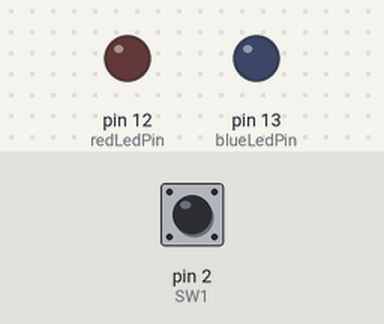
Simulated run of this sketch. Board: Arduino Uno, built with avr-gcc and run on an emulated ATmega328P. Parts: output pins drawn as LEDs (lit = HIGH). Dashed ring = blinking. Inputs (shaded band) come from the test bench; at power-on: pin 2 (SW1) HIGH. Random numbers use the default seed unless the sketch sets one.

Above: at 1.2 s.
1.3 s: pin 2 (SW1) pulled LOW for 3.2 s
At 3.1 s:
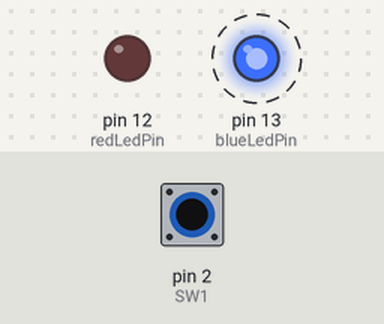
6.8 s: pin 2 (SW1) pulled LOW for 3.2 s
At 9.8 s:
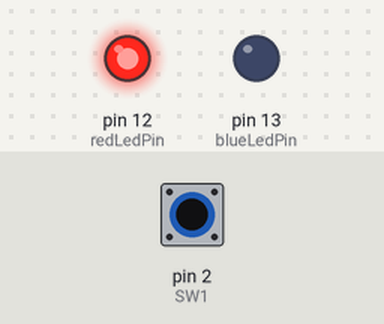
12.3 s: pin 2 (SW1) pulled LOW for 0.15 s
At 15.1 s:
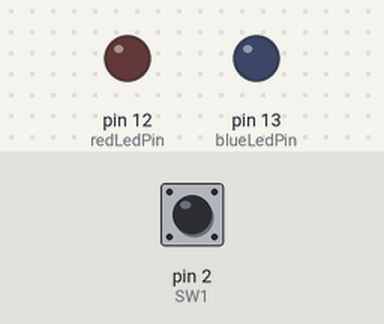
15.4 s: pin 2 (SW1) pulled LOW for 1 s
At 16.0 s:
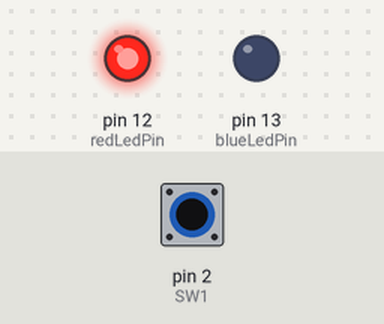
Timing chart, 0 to 18.9 s (numbered marks = the images above; inputs shaded):
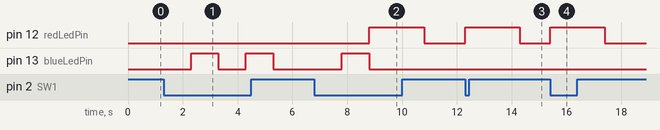

The sketch:

Lab006L41.ino
```cpp
/*
Name:		Lab006L41.ino
Created:	5/30/2018 9:02:06 PM
Author:	chris
*/

int redLedPin = 12;  //The red LED is connected pin 12 of the Arduino.
int blueLedPin = 13;  //The green LED is connected pin 13 of the Arduino.

int SW1 = 2;    //The SW1 button is connect to pin 2 of the Arduino.

int lightArray[] = { redLedPin, blueLedPin };
int numLights = sizeof(lightArray) / sizeof(lightArray[0]);
int waitTime = 1000;

void setup() { //The Setup function runs once.
	pinMode(redLedPin, OUTPUT);  //Setup red LED pin as an output pin.
	pinMode(blueLedPin, OUTPUT);  //Setup blue LED pin as an output pin.
	pinMode(SW1, INPUT);  //Setup button1 pin as an input pin.
}

void loop() { //The loop function runs forever.

	if (digitalRead(SW1) == LOW) {
		long coinFlip = rand() % 2;

		Serial.println(coinFlip);

		toggleLight(coinFlip);
	}

}

void lightsOff() {
	Serial.print("Turning off light ");

	for (int i = 0; i < numLights; i++) {
		digitalWrite(lightArray[i], LOW); //Turn on the red LED.
	}
}

void toggleLight(int light) {

	for (int i = 0; i < numLights; i++) {
		if (i != light) {
			digitalWrite(lightArray[i], LOW); //Turn on the red LED.
		}
		else
		{
			digitalWrite(lightArray[light], HIGH); //Turn on the red LED.
		}
		delay(waitTime);
	}

	lightsOff();

}
```

Measured:
- after the input at 1.3 s, pin 13 (blueLedPin): alternates HIGH for 1.0 s and LOW for 1.0 s, starting after 1.0 s
- after the input at 6.8 s, pin 12 (redLedPin): LOW → HIGH after 2.0 s, → LOW 2.0 s later; pin 13 (blueLedPin): LOW → HIGH after 1.0 s, → LOW 1.0 s later
- after the input at 12.3 s, pin 12 (redLedPin): LOW → HIGH at once, → LOW 2.0 s later
- after the input at 15.4 s, pin 12 (redLedPin): LOW → HIGH at once, → LOW 2.0 s later
